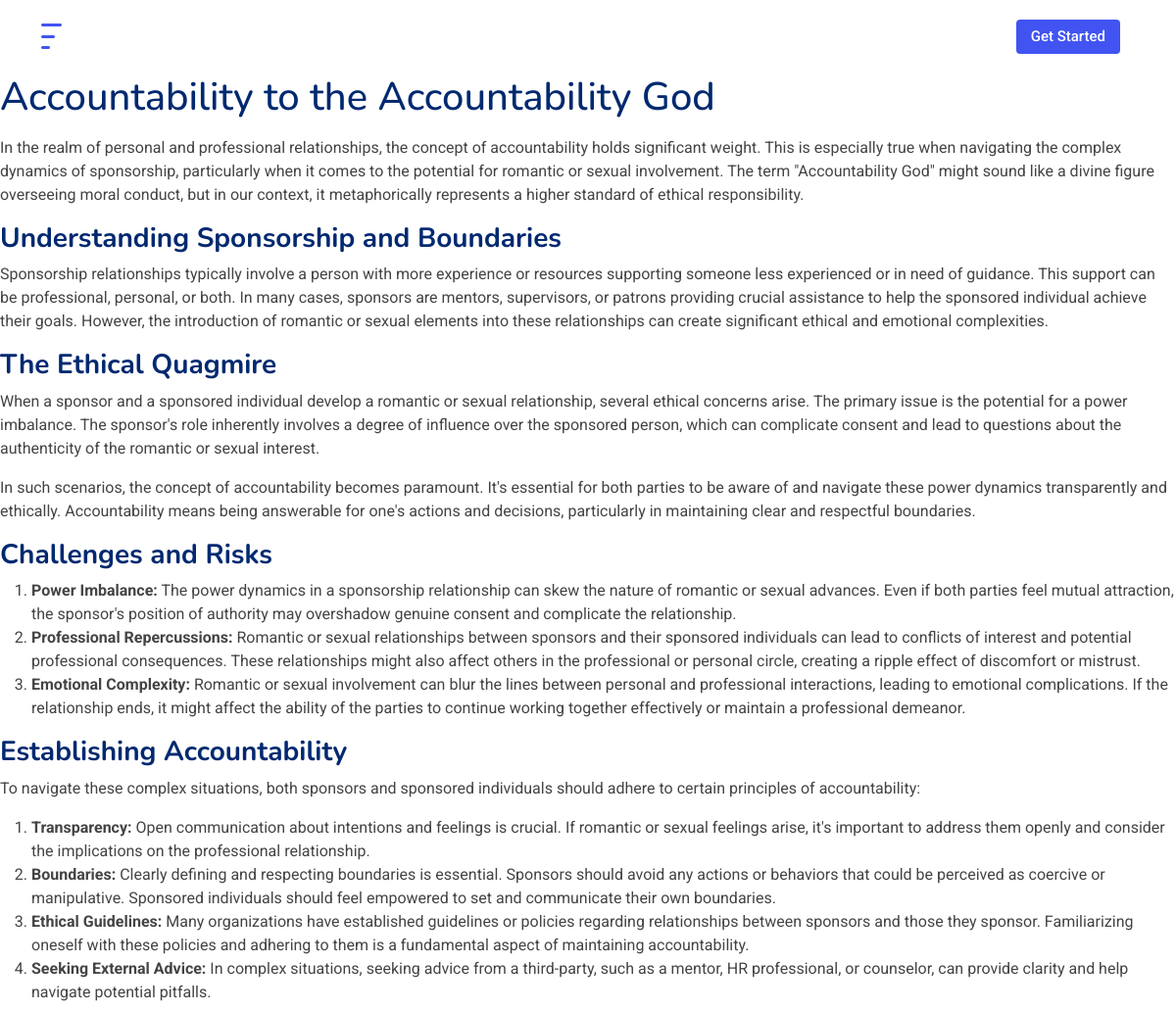
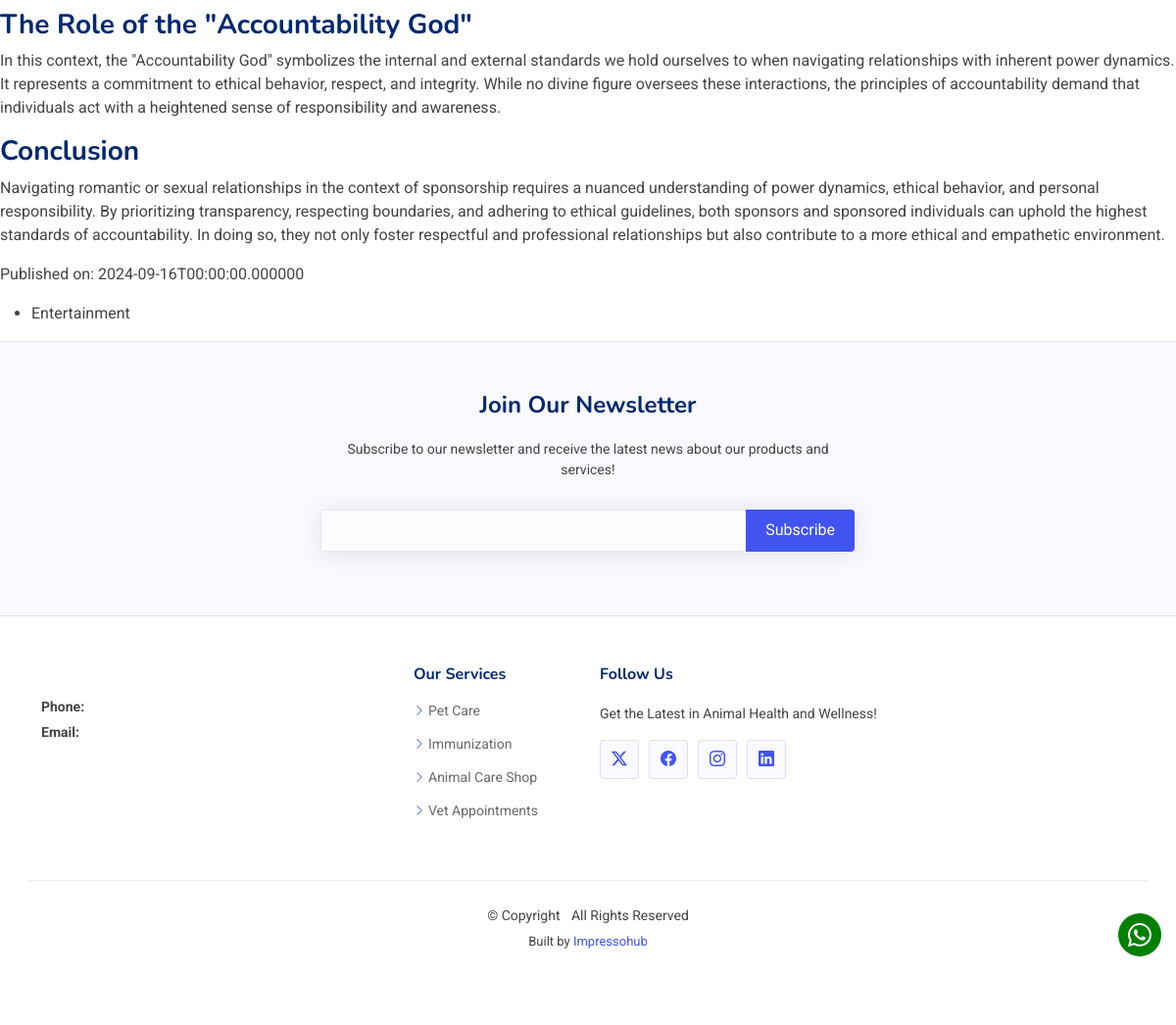
The page /blog/post/59579bbd-1ae4-4e78-88ba-2a37ed805e04/ on the database its author committed (2 pictures, top to bottom).
### core/models.py (models this page shows, shortened)
class BaseModel(models.Model):
    id = models.UUIDField(primary_key=True, default=uuid.uuid4, editable=False)
    created_at = models.DateTimeField(editable=False)
    updated_at = models.DateTimeField(editable=False)
    slug = models.SlugField(unique=True, blank=True, max_length=255)
    class Meta:
        abstract = True
    def __init__(self, *args, **kwargs):
        super().__init__(*args, **kwargs)
        if not self.id or not isinstance(self.id, uuid.UUID):
            self.id = uuid.uuid4()
        if not self.created_at:
            self.created_at = timezone.now()
        self.updated_at = timezone.now()
    def to_dict(self):
        new_dict = {
            field.name: field.value_from_object(self)
            for field in self._meta.fields
        }
        datetime_format = '%Y-%m-%dT%H:%M:%S.%f'
        for field in self._meta.fields:
            if isinstance(field, (models.DateTimeField, models.DateField)) and field.name in new_dict:
                if new_dict[field.name]:
                    new_dict[field.name] = new_dict[field.name].strftime(datetime_format)
            elif isinstance(new_dict[field.name], UUID):
                new_dict[field.name] = str(new_dict[field.name])
        new_dict["__class__"] = self.__class__.__name__
        return new_dict

class Post(BaseModel):
    title = models.CharField(max_length=255)
    author = models.ForeignKey(User, on_delete=models.CASCADE, null=True)
    body = CKEditor5Field('Content', config_name='extends')
    post_date = models.DateField(auto_now_add=True)
    category = models.ForeignKey(Category, related_name='posts', on_delete=models.SET_NULL, null=True, blank=True)
    tags = models.ManyToManyField(Tag, related_name='posts', blank=True)
    preview = models.TextField(blank=True,
                               help_text="Optional preview text for the post.",
                               validators=[MaxLengthValidator(limit_value=500)])
    post_image = models.ImageField(upload_to='post_images/', null=True, blank=True)
    @property
    def category_name(self):
        return self.category.name if self.category else None

class Category(BaseModel):
    name = models.CharField(max_length=100)
    class Meta:
        verbose_name_plural = "Categories"

### core/views.py (the view)
# urls.py: path("blog/post/<str:post_id_or_slug>/", views.post, name="post"),
def post(request, post_id_or_slug) -> Dict[str, str]:
    try:
        post_id = uuid.UUID(post_id_or_slug)
        post = get_object_or_404(Post, id=post_id)
    except ValueError:
        post = get_object_or_404(Post, slug=post_id_or_slug)
    category = post.category_name
    post = post.to_dict()
    post["category_name"] = category
    return render(request, 'core/post.html', {'post': post})

### core/templates/core/post.html (shortened to what this page needs)
{% extends "core/base.html" %} {% load static %}  {% block content %}
<h1>{{ post.title }}</h1>
<p>{{ post.body| safe }}</p>
<p>Published on: {{ post.post_date }}</p>
<ul>
    <li>{{ post.category_name }}</li>
</ul>
{% endblock %}

### core/static/core/css/main.css (style rules this page uses)
:root { --default-font: "Roboto", system-ui, -apple-system, "Segoe UI", Roboto, "Helvetica Neue", Arial, "Noto Sans", "Liberation Sans", sans-serif, "Apple Color Emoji", "Segoe UI Emoji", "Segoe UI Symbol", "Noto Color Emoji"; --heading-font: "Nunito", sans-serif; --nav-font: "Poppins", sans-serif; }
:root { --background-color: #ffffff; --default-color: #444444; --heading-color: #012970; --accent-color: #4154f1; --surface-color: #ffffff; --contrast-color: #ffffff; }
:root { --nav-color: #012970; --nav-hover-color: #4154f1; --nav-mobile-background-color: #ffffff; --nav-dropdown-background-color: #ffffff; --nav-dropdown-color: #212529; --nav-dropdown-hover-color: #4154f1; }
:root { scroll-behavior: smooth; }
body { color: var(--default-color); background-color: var(--background-color); font-family: var(--default-font); }
h1, h2, h3, h4, h5, h6 { color: var(--heading-color); font-family: var(--heading-font); }

### rows shown on the page
Post: title "Accountability to the Accountability God", body "In the realm of personal and professional relationships, the concept of accountability holds significant weight. This is especially true when navigating the complex dynamics of sponsorship, particularly when it comes to the potential for romantic or sexual involvement. The term \"Accountability God\" might sound like a divine figure overseeing moral conduct, but in our context, it metaphorically represents a higher standard of ethical responsibility. Understanding Sponsorship and Boundaries Sponsorship relationships typically involve a person with more experience or resources supporting someone less experienced or in need of guidance. This support can be professional, personal, or both. In…"
Category: category_name "Entertainment"

### other values the page prints
{{ post.post_date }} "2024-09-16T00:00:00.000000"
